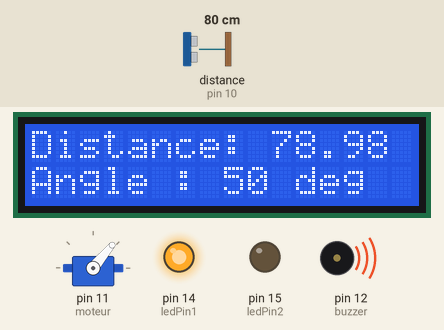
The sketch below on a simulated Arduino Uno, built with avr-gcc and run on an emulated ATmega328P. Shown: servo, 16×2 character LCD, output pins drawn as LEDs (lit = HIGH), buzzer (waves = sounding). Wiring (inferred from the names in the program): ultrasonic range finder: trigger pin 9; echo pin 10. The test bench sets the inputs (shaded band); at power-on: distance to the obstacle (sensor on pin 10) 80 cm. The echo pulse lasts 58.3 µs per cm; pins used as bus, display or sensor lines are not drawn.

Above: at 1.2 s.
1.3 s: distance to the obstacle (sensor on pin 10) set to 2 cm
At 1.54 s:
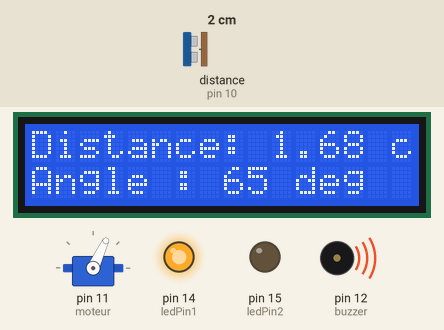
2.9 s: distance to the obstacle (sensor on pin 10) set to 4 cm
At 4.03 s:
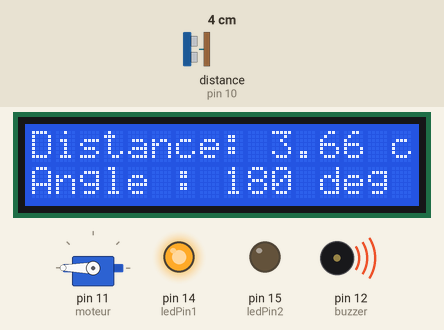
4.6 s: distance to the obstacle (sensor on pin 10) set to 9 cm
At 7.96 s:
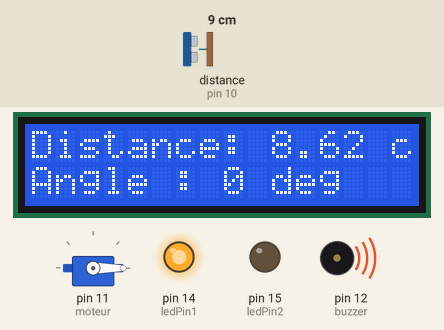
Timing chart, 0 to 13.6 s (numbered marks = the images above; inputs shaded):
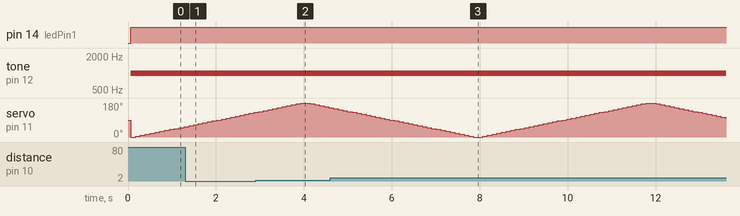

The sketch:

arduino.ino
```cpp
#include <Servo.h>
#include <LiquidCrystal.h>

Servo myservo;
LiquidCrystal lcd(7, 6, 5, 4, 3, 2);

const int trigPin = 9;
const int echoPin = 10;
const int moteur = 11;
const int buzzer = 12;
const int ledPin1 = 14;
const int ledPin2 = 15;

int pos = 0;
float distanceCm, duration;
const float obstacleThreshold = 319;

void setup() {
  myservo.attach(moteur);
  lcd.begin(16, 2);
  pinMode(trigPin, OUTPUT);
  pinMode(echoPin, INPUT);
  pinMode(buzzer, OUTPUT);
  pinMode(ledPin1, OUTPUT);
  pinMode(ledPin2, OUTPUT);
}

float readDistance() {
  digitalWrite(trigPin, LOW);
  delayMicroseconds(2);
  digitalWrite(trigPin, HIGH);
  delayMicroseconds(10);
  digitalWrite(trigPin, LOW);
  duration = pulseIn(echoPin, HIGH);
  return duration * 0.034 / 2;
}

void displayData(int angle, float distance) {
  lcd.setCursor(0, 0);
  lcd.print("Distance: ");
  lcd.print(distance);
  lcd.print(" cm ");
  lcd.setCursor(0, 1);
  lcd.print("Angle : ");
  lcd.print(angle);
  lcd.print(" deg ");
}

void loop() {
  for (pos = 0; pos <= 180; pos += 5) {
    myservo.write(pos);
    distanceCm = readDistance();

    // If obstacle detected
    if (distanceCm < obstacleThreshold) {
      tone(buzzer, 1000); // beep
      digitalWrite(ledPin1, HIGH);
      digitalWrite(ledPin2, LOW);
    } else {
      noTone(buzzer);
      digitalWrite(ledPin1, LOW);
      digitalWrite(ledPin2, LOW);
    }

    displayData(pos, distanceCm);
    delay(100);
  }

  // Sweep back from 180 to 0
  for (pos = 180; pos >= 0; pos -= 5) {
    myservo.write(pos);
    distanceCm = readDistance();

    if (distanceCm < obstacleThreshold) {
      tone(buzzer, 1000);
      digitalWrite(ledPin1, HIGH);
      digitalWrite(ledPin2, LOW);
    } else {
      noTone(buzzer);
      digitalWrite(ledPin1, LOW);
      digitalWrite(ledPin2, LOW);
    }

    displayData(pos, distanceCm);
    delay(100);
  }
}
```
